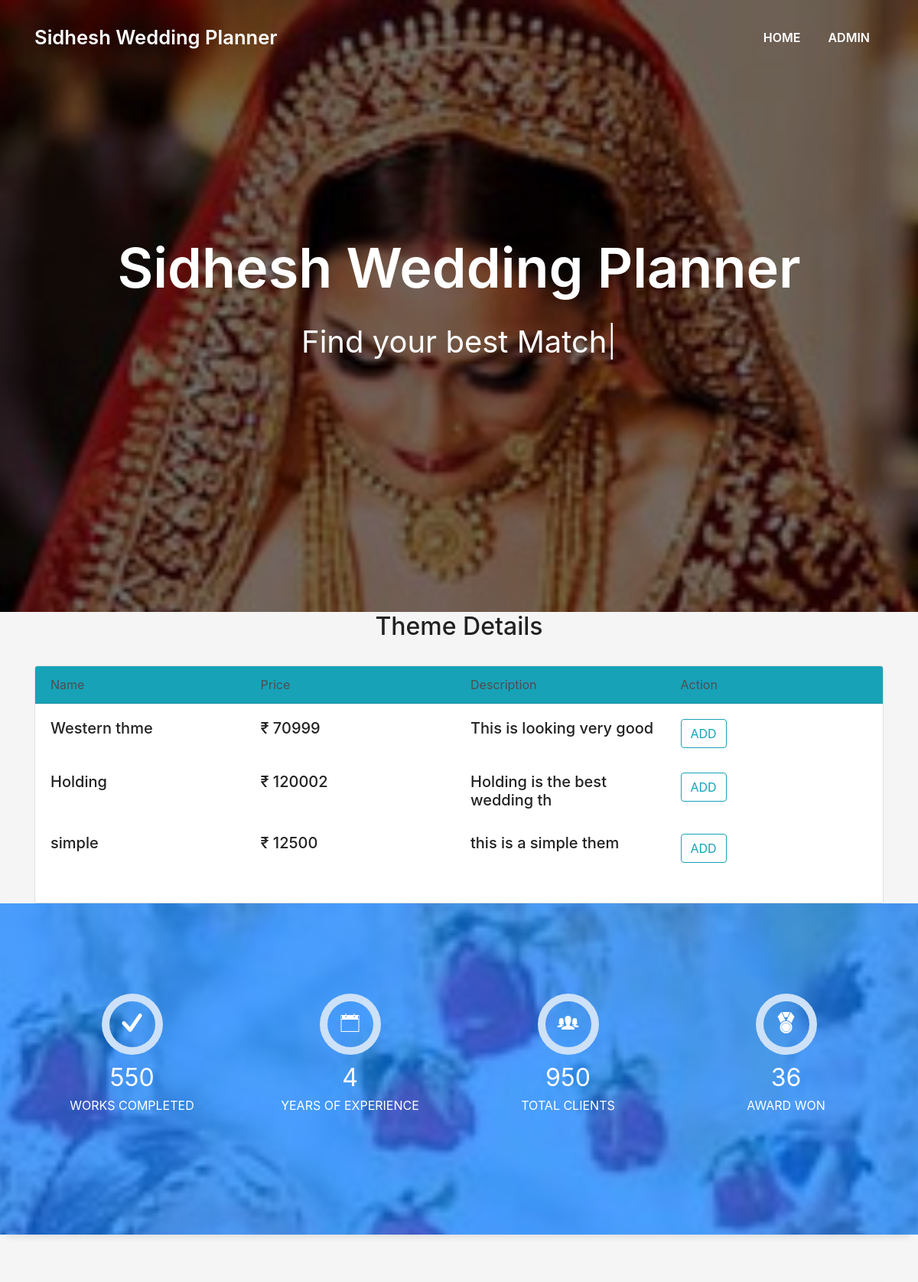
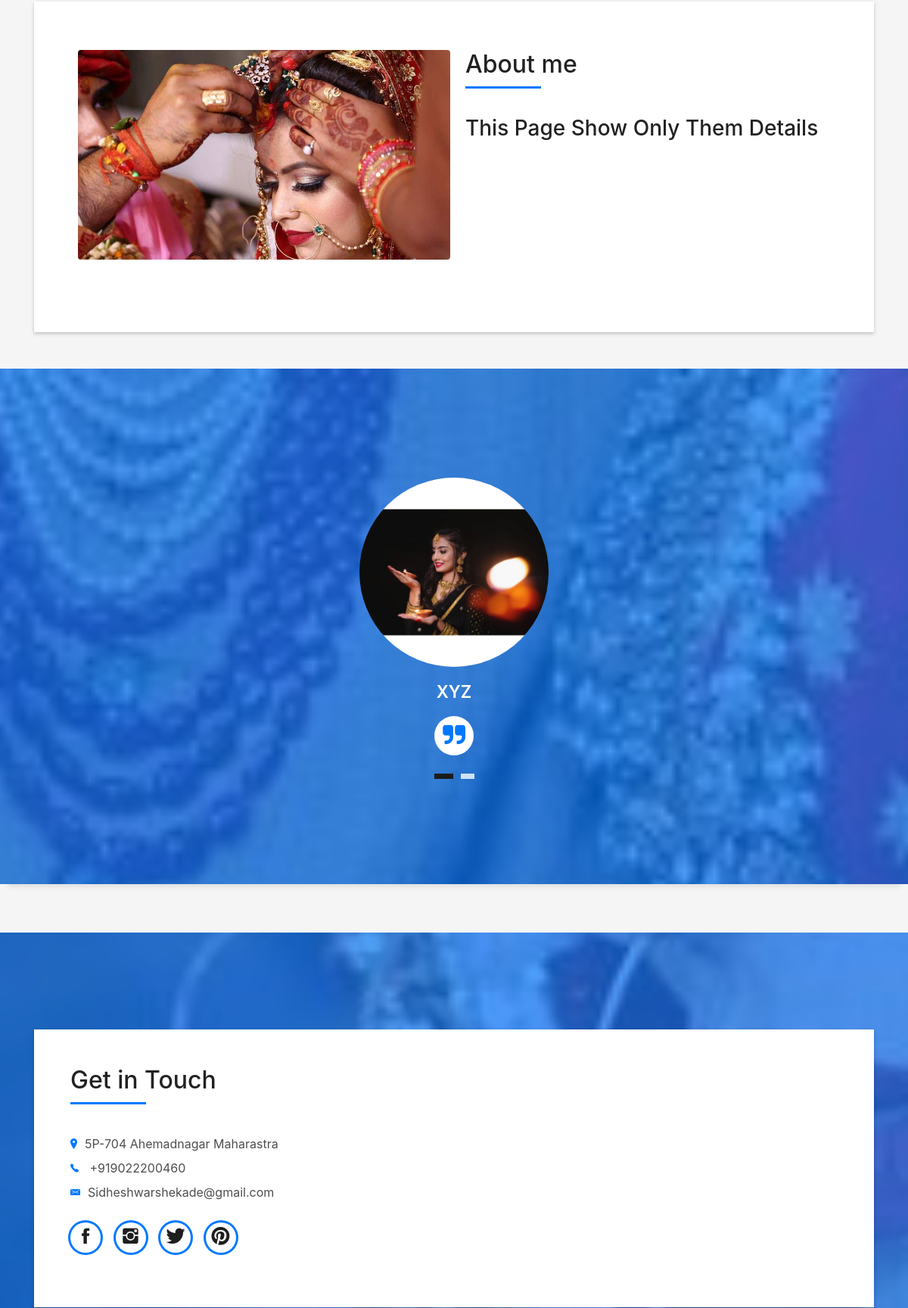
The app's page /theme.php (signed in, upper part) with its own data (2 pictures, top to bottom).
### tables this page shows
CREATE TABLE `theme` (
  `tid` int(11) NOT NULL,
  `name` varchar(30) NOT NULL,
  `price` varchar(30) NOT NULL,
  `descr` varchar(100) NOT NULL
);

### theme.php (the view, shortened to what this page needs)
<?php
  include('action.php');
?>
<!DOCTYPE html>
<html lang="en">
<head>
  <link href="lib/bootstrap/css/bootstrap.min.css" rel="stylesheet">
  <link href="lib/font-awesome/css/font-awesome.min.css" rel="stylesheet">
  <link href="lib/animate/animate.min.css" rel="stylesheet">
  <link href="lib/ionicons/css/ionicons.min.css" rel="stylesheet">
  <link href="lib/owlcarousel/assets/owl.carousel.min.css" rel="stylesheet">
  <link href="lib/lightbox/css/lightbox.min.css" rel="stylesheet">
  <link href="css/style.css" rel="stylesheet">
</head>
<body id="page-top">
  <nav class="navbar navbar-b navbar-trans navbar-expand-md fixed-top" id="mainNav">
    <div class="container">
      <a class="navbar-brand js-scroll" href="#page-top">Sidhesh Wedding Planner</a>
      <div class="navbar-collapse collapse justify-content-end" id="navbarDefault">
        <ul class="navbar-nav">
          <li class="nav-item">
            <a class="nav-link js-scroll" href="profile.php">Home</a>
          </li>
           <li class="nav-item">
            <a class="nav-link js-scroll" href="user_profile.php"><?php echo $_SESSION['uname']; ?></a>
          </li>
        </ul>
      </div>
    </div>
  </nav>
  <div id="home" class="intro route bg-image" style="background-image: url(img/wed3.jpg)">
    <div class="overlay-itro"></div>
    <div class="intro-content display-table">
      <div class="table-cell">
        <div class="container">
          <h1 class="intro-title mb-4">Sidhesh Wedding Planner</h1>
          <p class="intro-subtitle"><span class="text-slider-items">Find your best Match,Make Your Wedding Memorable,Hire Us. Rest on Us</span><strong class="text-slider"></strong></p>
        </div>
      </div>
    </div>
  </div>
<div id="#das">
 <h2 class="text-center">Theme Details</h2>
  <br>
   <div class="container">
     <div class="card">
       <div class="card-header bg-info">
         <div class="row">
           <div class="col-md-3">Name</div>
           <div class="col-md-3">Price</div>
           <div class="col-md-3">Description</div>
           <div class="col-md-3">Action</div>
         </div>
       </div>
        <div class="card-body">
         <?php
            if (isset($_SESSION['uname'])) {
              $sql="SELECT * FROM theme";
              $run=mysqli_query($con,$sql);
              while ($row=mysqli_fetch_array($run)) {
                $name=$row['name'];
                $tid=$row['tid'];
                $price=$row['price'];
                $desc=$row['descr'];
                  echo " <div class='row'>
                        <div class='col-md-3'><h5>$name</h5></div>
                        <div class='col-md-3'><h5>₹ $price</h5></div>
                        <div class='col-md-3'><h5>$desc</h5></div>
                        <div class='col-md-3'><h5><div class='btn btn-outline-info add5' rname='$name' rid='$tid'>ADD</div></h5></div>
                       </div><br>";
              }
            }
          ?>
       </div>
     </div>
   </div>
</div>
  <div class="section-counter paralax-mf bg-image" style="background-image: url(img/wed.jpg)">
    <div class="overlay-mf"></div>
    <div class="container">
      <div class="row">
        <div class="col-sm-3 col-lg-3">
          <div class="counter-box counter-box pt-4 pt-md-0">
            <div class="counter-ico">
              <span class="ico-circle"><i class="ion-checkmark-round"></i></span>
            </div>
            <div class="counter-num">
              <p class="counter">550</p>
              <span class="counter-text">WORKS COMPLETED</span>
            </div>
          </div>
        </div>
        <div class="col-sm-3 col-lg-3">
          <div class="counter-box pt-4 pt-md-0">
            <div class="counter-ico">
              <span class="ico-circle"><i class="ion-ios-calendar-outline"></i></span>
            </div>
            <div class="counter-num">
              <p class="counter">4</p>
              <span class="counter-text">YEARS OF EXPERIENCE</span>
            </div>
          </div>
        </div>
        <div class="col-sm-3 col-lg-3">
          <div class="counter-box pt-4 pt-md-0">
            <div class="counter-ico">
              <span class="ico-circle"><i class="ion-ios-people"></i></span>
            </div>
            <div class="counter-num">
              <p class="counter">950</p>
              <span class="counter-text">TOTAL CLIENTS</span>
            </div>
          </div>
        </div>
        <div class="col-sm-3 col-lg-3">
          <div class="counter-box pt-4 pt-md-0">
            <div class="counter-ico">
              <span class="ico-circle"><i class="ion-ribbon-a"></i></span>
            </div>
            <div class="counter-num">
              <p class="counter">36</p>
              <span class="counter-text">AWARD WON</span>
            </div>
          </div>
        </div>
      </div>
    </div>
  </div>
 <section id="about" class="about-mf sect-pt4 route">
    <div class="container">
      <div class="row">
        <div class="col-sm-12">
          <div class="box-shadow-full">
            <div class="row">
              <div class="col-md-6">
                    <div class="about-img">
                      <img src="img/wed2.jpg" class="img-fluid rounded b-shadow-a" alt="">
                    </div>
              </div>
              <div class="col-md-6">
                <div class="about-me pt-4 pt-md-0">
                  <div class="title-box-2">
                    <h5 class="title-left">
                      About me
                    </h5>
                  </div>
                  <p class="lead"><h3>This Page Show Only Them Details</h3>
                  </p>
                </div>
              </div>
            </div>
          </div>
        </div>
      </div>
    </div>
  </section>
  <div class="testimonials paralax-mf bg-image" style="background-image: url(img/wed1.jpeg)">
    <div class="container">
      <div class="row">
        <div class="col-md-12">
          <div id="testimonial-mf" class="owl-carousel owl-theme">
            <div class="testimonial-box">
              <div class="author-test">
                <img src="img/rajesh.jpeg" alt="" class="rounded-circle b-shadow-a" style="height: 250px; width: 250px;">
                <span class="author">XYZ </span>
              </div>
              <div class="content-test">
                <span class="comit"><i class="fa fa-quote-right"></i></span>
              </div>
            </div>
          </div>
        </div>
      </div>
    </div>
  </div>
  <section class="paralax-mf footer-paralax bg-image sect-mt4 route" style="background-image: url(img/wed2.jpg)">
    <div class="container">
      <div class="row">
        <div class="col-sm-12">
          <div class="contact-mf">
            <div id="contact" class="box-shadow-full">
              <div class="row">
                <div class="col-md-6">
                  <div class="title-box-2 pt-4 pt-md-0">
                    <h5 class="title-left">
                      Get in Touch
                    </h5>
                  </div>
                  <div class="more-info">
                     <ul class="list-ico">
                      <li><span class="ion-ios-location"></span>5P-704 Ahemadnagar Maharastra</li>
                      <li><span class="ion-ios-telephone"></span> +919022200460</li>
                      <li><span class="ion-email"></span>Sidheshwarshekade@gmail.com</li>
                    </ul>
                  </div>
                  <div class="socials">
                    <ul>
                      <li><a href=""><span class="ico-circle"><i class="ion-social-facebook"></i></span></a></li>
                      <li><a href=""><span class="ico-circle"><i class="ion-social-instagram"></i></span></a></li>
                      <li><a href=""><span class="ico-circle"><i class="ion-social-twitter"></i></span></a></li>
                      <li><a href=""><span class="ico-circle"><i class="ion-social-pinterest"></i></span></a></li>
                    </ul>
                  </div>
                </div>
              </div>
            </div>
          </div>
        </div>
      </div>
    </div>
  </section>
</body>
</html>

### records on screen
theme: name "Western thme", price "70999", descr "This is looking very good"
theme: name "Holding", price "120002", descr "Holding is the best wedding th"
theme: name "simple", price "12500", descr "this is a simple them"

### other values on screen
$_SESSION['uname'] "ADMIN"
